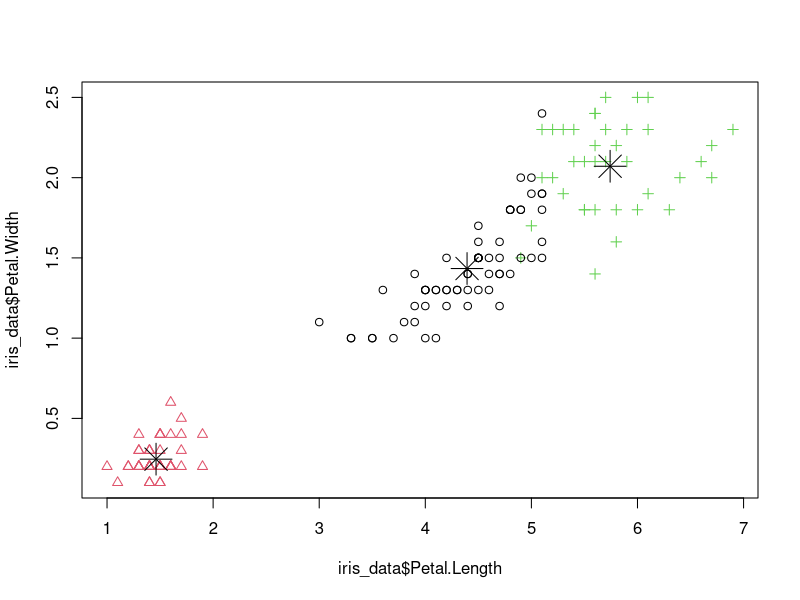

R code for this plot:
library(tidyverse)
library(caret)
library(e1071)
library(mlbench)

# unsupervised learning
# K-Means clustering
head(iris)

# remove species column
species <- iris$Species

iris_data <- iris %>%
  select(-Species)

#model fitting
set.seed(27)
km_result <- kmeans(iris_data, centers = 3)

#visualize clusters
plot(x = iris_data$Petal.Length,
     y = iris_data$Petal.Width,
     pch = km_result$cluster,
     col = km_result$cluster)

#cluster centers
km_result$centers[, 3]
km_result$centers[, 4]

#centroid(center of cluster)
points(x = km_result$centers[, 3],
       y = km_result$centers[, 4],
       pch = 8,
       cex = 3)

#add new column to original data
iris_data$cluster <- km_result$cluster

#cluster profile
iris_data %>%
  group_by(cluster) %>%
  summarise(avg_sp_length = mean(Sepal.Length),
            avg_sp_width = mean(Sepal.Width),
            n = n()) %>%
  mutate(pct = n/sum(n))
